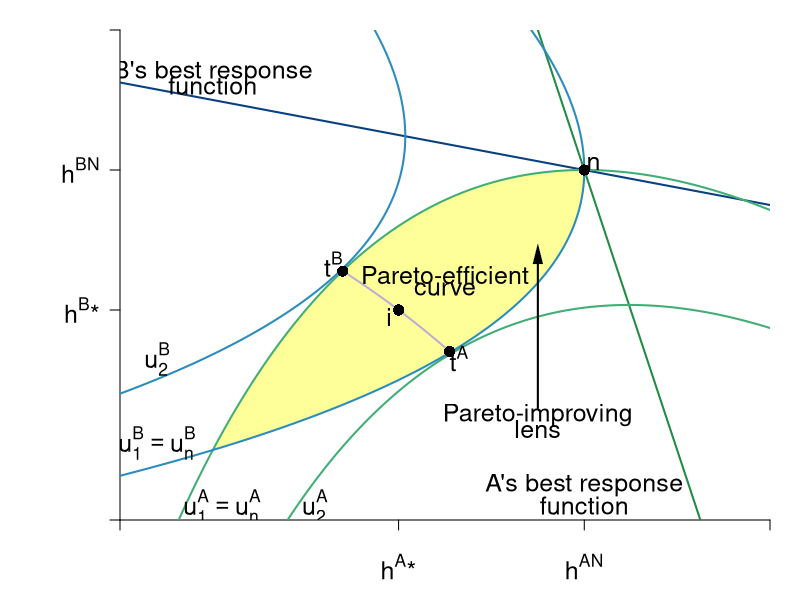

Write the R code that produced this figure.
library(shape)
library(plotrix)
pdf(file = "coordination_failures/coord_brfs_cournot_zoom_ed/coord_brfs_cournot_zoom_ed.pdf", width = 9, height = 7)

#Set parameters for graphics
pointsize <- 1.8
axislabelsize <- 1.8
labelsize <- 1.5
namesize <- 1.8
annotatesize <- 1.5
graphlinewidth <- 2
segmentlinewidth <- 1.5

COL <- c("#7fc97f", "#beaed4", "#fdc086", "#ffff99", "#386cb0", "#f0027f", "#bf5b17", "#666666")
COLA <- c("#99d8c9","#66c2a4","#41ae76", "#238b45", "#005824")
COLB <- c("#4eb3d3", "#2b8cbe", "#0868ac","#084081")

par(mar =  c(4, 6, 1.5, 1.5))

uA <- function(ea, eb, alpha = 30, beta = 1/2) {
  (alpha - beta*(ea+eb))*ea - 0.5*(ea)^2
}

uB <- function(ea, eb, alpha = 30, beta = 1/2) {
  (alpha - beta*(ea+eb))*eb - 0.5*(eb)^2
}

brfB <- function(ea, alpha = 30, beta = 1/2) {
  (alpha - beta*ea)/(1 + 2*beta)
}

brfA <- function(ea, alpha = 30, beta = 1/2) {
  (alpha - ea*(1 + 2*beta))/(beta)
}

brfPE <- function(ea, alpha = 30, beta = 1/8) {
  alpha*(1 - beta*ea)
}

hANE <- function(alpha, beta = 1/2){
  alpha/(1 + 3*beta)
}

hApEff <- function(alpha, beta = 1/2){
  alpha/(2 + 4*beta)
}

hApEff2 <- function(alpha, beta = 1/2){
  alpha/(1 + 4*beta)
}

intercept1 <- function(alpha, beta = 1/2){
  alpha/(1 + 2*beta)
}

PEC <- function(ea, alpha = 30, beta = 1/2){
  a = beta*(1+2*beta);
  b = -alpha*(1+3*beta)+(1+2*beta)^2*ea;
  c = alpha^2 - alpha*(1+3*beta)*ea+ beta*(1+2*beta)*ea^2
  delta = b^2-4*a*c
  return((-b-sqrt(delta))/(2*a))
}


indiffA <- function(ea, alpha = 30, beta = 1/2, uA = 144) {
  (alpha*ea - beta*(ea)^2 - 0.5*(ea)^2 - uA)/(beta*ea)
}

indiffBroot1 <- function(ea, alpha = 30, beta = 30, uB = 144){
  (-sqrt(alpha^2 - 2*alpha*beta*ea + beta^2*ea^2 - 4*beta*uB - 2*uB) + alpha - beta*ea)/(2*beta + 1)
}

indiffBroot2 <- function(ea, alpha = 30, beta = 30, uB = 144){
  (sqrt(alpha^2 - 2*alpha*beta*ea + beta^2*ea^2 - 4*beta*uB - 2*uB) + alpha - beta*ea)/(2*beta + 1)
}


indiffB <- function(eb, alpha = 30, beta = 1/2, uB = 144) {
  (alpha*eb - uB - 0.5*eb^2)/(alpha*beta*eb)
}

indiffB2 <- function(ea, alpha = 30, beta = 1/2, uB = 144) {
  sqrt(alpha^2*(beta*ea - 1)^2 - 2*uB) - alpha*beta*ea + alpha
}

indiffB3 <- function(ea, alpha = 30, beta = 1/2, uB = 144) {
  -sqrt(alpha^2*(beta*ea - 1)^2 - 2*uB) - alpha*beta*ea + alpha
}


xlims <- c(7, 14)
ylims <- c(7, 14)

npts <- 501 
x <- seq(xlims[1], xlims[2], length.out = npts)
y <- seq(ylims[1], ylims[2], length.out = npts) 
a <- c(uA(hANE(alpha = 30, beta = 1/2), hANE(alpha = 30, beta = 1/2)), 
       #uA(hApEff2(alpha = 30, beta = 1/2), hApEff2(alpha = 30, beta = 1/2)),
       155.8)
b <- c(uA(hANE(alpha = 30, beta = 1/2),hANE(alpha = 30, beta = 1/2)), 
       #uB(hApEff2(alpha = 30, beta = 1/2), hApEff2(alpha = 30, beta = 1/2)), 
       155.8)


plot(0, 0, xlim = xlims, ylim = ylims, type = "n",
     xlab = expression(paste("")),
     ylab = expression(paste("")), 
     xaxt = "n", 
     yaxt = "n", 
     cex.lab = axislabelsize, 
     bty = "n",
     xaxs="i", 
     yaxs="i")

ticksy <- c(ylims[1], hApEff2(alpha = 30), hANE(alpha = 30), intercept1(alpha = 30), ylims[2])
ylabels <- c(NA, expression(paste(h^B,"*")), expression(paste(h^{BN})), expression(paste(frac(alpha, 1 + 2*beta))), NA)
ticksx <- c(xlims[1], hApEff2(alpha = 30), hANE(alpha = 30), intercept1(alpha = 30), xlims[2])
xlabels <- c(NA, expression(paste(h^A,"*")), expression(paste(h^{AN})), expression(paste(frac(alpha, 1 + 2*beta))), NA)

axis(1, at = ticksx,  pos = xlims[1], labels = FALSE)
text(x = c(0, hApEff2(alpha = 30), hANE(alpha = 30), intercept1(alpha = 30), xlims[2]), par("usr")[3] - 0.4, labels = xlabels, srt = 0, pos = 1, xpd = TRUE, cex = labelsize)

axis(2, at = ticksy, pos = ylims[1], labels = ylabels, las = 1, cex.axis = labelsize)

axis.break(axis=1,breakpos=NULL,pos=NA,bgcol="white",breakcol="black",
           style="slash",brw=0.01)
axis.break(axis=2,breakpos=NULL,pos=NA,bgcol="white",breakcol="black",
           style="slash",brw=0.01)

npts <- 500 
xx1 <- seq(xlims[1], xlims[2], length.out = npts)
xx2 <- seq(9.4, 10.55, length.out = npts)

#I need something like xx1 with npts for 
xpoly1 <- seq(from = 8, to = 12, length.out = 500)
ypoly1 <- indiffA(xpoly1, uA = 144, alpha = 30, beta = 1/2)
ypoly2 <- indiffBroot1(xpoly1, uB = 144, alpha = 30, beta = 1/2)
polygon(x = c(xpoly1, rev(xpoly1)), y = c(ypoly1, rev(ypoly2)), col=COL[4], density=NULL, border = NA)

lines(xx1, brfA(xx1, alpha = 30, beta = 1/2), col = COLA[4], lwd = graphlinewidth)
lines(xx1, brfB(xx1, alpha = 30, beta = 1/2), col = COLB[4], lwd = graphlinewidth)
lines(xx2, PEC(xx2, alpha = 30, beta = 1/2), col = COL[2], lwd = graphlinewidth)

contour(y, x,
        outer(x, y, uA),
        drawlabels = FALSE,
        col = COLA[3],
        lwd = graphlinewidth,
        levels = a,
        xaxs="i",
        yaxs="i",
        add = TRUE)

#text(14, 14, expression(paste("A's hours, ", h^A)), xpd = TRUE, cex = axislabelsize)
#text(10, 7, expression(paste("B's hours, ", h^B)), xpd = TRUE, cex = axislabelsize, srt = 90) 

contour(x, y,
        outer(x, y, uB),
        drawlabels = FALSE,
        col = COLB[2],
        lwd = graphlinewidth,
        levels = b,
        add = TRUE
)

text(10.5, 10.5, expression("Pareto-efficient"), cex = labelsize)
text(10.5,  10.3, expression("curve"), cex = labelsize)

text(11.5, 8.5, expression("Pareto-improving"), cex = labelsize)
text(11.5,  8.3, expression("lens"), cex = labelsize)
Arrows(11.5, 8.6, 11.5, 10.8, col = "black", lty = 1, lwd = 2, arr.type = "triangle", arr.lwd = 0.5)


#Label the iso-welfare functions for the HG, Aisha
text(8.1, 7.2, expression(u[1]^A == u[n]^A), cex = labelsize)
text(9.1, 7.2, expression(u[2]^A), cex = labelsize)

#Label the indifference curves for the HG, Betty
text(7.4, 8.1, expression(u[1]^B == u[n]^B), cex = labelsize)
text(7.4, 9.3, expression(u[2]^B), cex = labelsize)


#Label Nash Equilibrium 
points(hANE(alpha = 30), hANE(alpha = 30), pch = 16, col = "black", cex = 1.5)
#text(11.3, 10.1, expression(paste("Nash Equilibrium")))
text(hANE(alpha = 30) + 0.1, hANE(alpha = 30) + 0.1, expression(paste(n)), cex = labelsize)
# 

#Annotate Pareto Efficient Curve and relevant points
points(10.55, PEC(10.55), pch = 16, col = "black", cex = 1.5)
text(10.55 + 0.1, PEC(10.55) - 0.1, expression(paste(t^A)), cex = labelsize)

points(9.4, PEC(9.4), pch = 16, col = "black", cex = 1.5)
text(9.4 - 0.1, PEC(9.4) + 0.1, expression(paste(t^B)), cex = labelsize)

points(hApEff2(alpha = 30), hApEff2(alpha = 30), pch = 16, col = "black", cex = 1.5)
text(hApEff2(alpha = 30)- 0.1, hApEff2(alpha = 30) - 0.1, expression(paste(i)), cex = labelsize)



#B's brf
text(8, 13.4, expression(paste("B's best response")), cex = labelsize)
text(8, 13.2, expression(paste("function")), cex = labelsize)

#A's brf
text(12, 7.5, expression(paste("A's best response")), xpd = TRUE, cex = labelsize)
text(12, 7.2, expression(paste("function")), xpd = TRUE, cex = labelsize)

dev.off()
